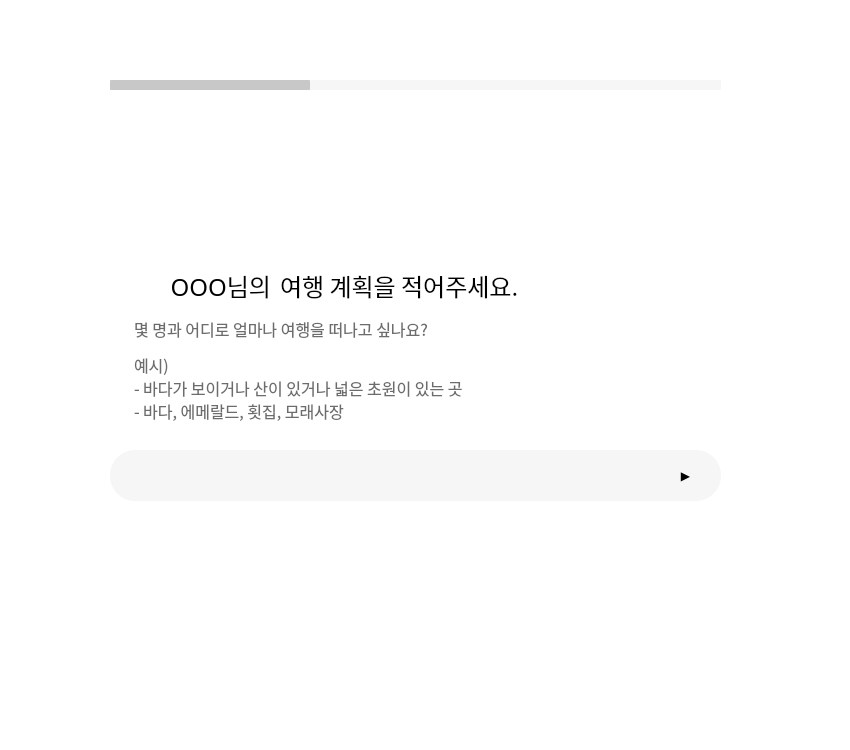
<?xml version="1.0" encoding="UTF-8"?>
<ui version="4.0">
 <class>MainWindow</class>
 <widget class="QMainWindow" name="MainWindow">
  <property name="geometry">
   <rect>
    <x>0</x>
    <y>0</y>
    <width>850</width>
    <height>750</height>
   </rect>
  </property>
  <property name="windowTitle">
   <string>MainWindow</string>
  </property>
  <property name="styleSheet">
   <string notr="true">background-color: #fff;</string>
  </property>
  <widget class="QWidget" name="centralwidget">
   <widget class="QLabel" name="label_3">
    <property name="geometry">
     <rect>
      <x>110</x>
      <y>310</y>
      <width>611</width>
      <height>120</height>
     </rect>
    </property>
    <property name="maximumSize">
     <size>
      <width>999</width>
      <height>120</height>
     </size>
    </property>
    <property name="font">
     <font>
      <family>Noto Sans KR Medium</family>
      <pointsize>12</pointsize>
      <weight>50</weight>
      <bold>false</bold>
     </font>
    </property>
    <property name="styleSheet">
     <string notr="true">color: #6C6C6C;
background: rgb(255,255,255,0.15);
margin-left:20px;</string>
    </property>
    <property name="text">
     <string>&lt;html&gt;&lt;head/&gt;&lt;body&gt;&lt;p&gt;몇 명과 어디로 얼마나 여행을 떠나고 싶나요?&lt;/p&gt;&lt;p&gt;예시)&lt;br/&gt;- 바다가 보이거나 산이 있거나 넓은 초원이 있는 곳&lt;br/&gt;- 바다, 에메랄드, 횟집, 모래사장&lt;/p&gt;&lt;/body&gt;&lt;/html&gt;</string>
    </property>
    <property name="alignment">
     <set>Qt::AlignLeading|Qt::AlignLeft|Qt::AlignVCenter</set>
    </property>
   </widget>
   <widget class="QLineEdit" name="lineEdit_3">
    <property name="geometry">
     <rect>
      <x>110</x>
      <y>80</y>
      <width>131</width>
      <height>10</height>
     </rect>
    </property>
    <property name="maximumSize">
     <size>
      <width>16777215</width>
      <height>60</height>
     </size>
    </property>
    <property name="styleSheet">
     <string notr="true">background-color: #C8C8C8;
border-radius:1px;
padding:5px</string>
    </property>
    <property name="alignment">
     <set>Qt::AlignLeading|Qt::AlignLeft|Qt::AlignVCenter</set>
    </property>
   </widget>
   <widget class="QLineEdit" name="lineEdit_2">
    <property name="geometry">
     <rect>
      <x>110</x>
      <y>80</y>
      <width>611</width>
      <height>10</height>
     </rect>
    </property>
    <property name="maximumSize">
     <size>
      <width>16777215</width>
      <height>60</height>
     </size>
    </property>
    <property name="styleSheet">
     <string notr="true">background-color: #F6F6F6;
border-radius:1px;
padding:5px</string>
    </property>
    <property name="alignment">
     <set>Qt::AlignLeading|Qt::AlignLeft|Qt::AlignVCenter</set>
    </property>
   </widget>
   <widget class="QLabel" name="label_2">
    <property name="geometry">
     <rect>
      <x>280</x>
      <y>260</y>
      <width>441</width>
      <height>51</height>
     </rect>
    </property>
    <property name="maximumSize">
     <size>
      <width>999</width>
      <height>100</height>
     </size>
    </property>
    <property name="font">
     <font>
      <family>G마켓 산스 TTF Medium</family>
      <pointsize>18</pointsize>
      <weight>50</weight>
      <bold>false</bold>
     </font>
    </property>
    <property name="styleSheet">
     <string notr="true">
background: rgb(0,0,0,0);</string>
    </property>
    <property name="text">
     <string>여행 계획을 적어주세요.</string>
    </property>
    <property name="alignment">
     <set>Qt::AlignLeading|Qt::AlignLeft|Qt::AlignVCenter</set>
    </property>
   </widget>
   <widget class="QLineEdit" name="lineEdit_4">
    <property name="geometry">
     <rect>
      <x>110</x>
      <y>80</y>
      <width>200</width>
      <height>10</height>
     </rect>
    </property>
    <property name="minimumSize">
     <size>
      <width>20</width>
      <height>0</height>
     </size>
    </property>
    <property name="maximumSize">
     <size>
      <width>200</width>
      <height>60</height>
     </size>
    </property>
    <property name="styleSheet">
     <string notr="true">background-color: #C8C8C8;
border-radius:1px;
padding:5px</string>
    </property>
    <property name="alignment">
     <set>Qt::AlignLeading|Qt::AlignLeft|Qt::AlignVCenter</set>
    </property>
   </widget>
   <widget class="QPushButton" name="nextbtn">
    <property name="geometry">
     <rect>
      <x>670</x>
      <y>460</y>
      <width>31</width>
      <height>31</height>
     </rect>
    </property>
    <property name="styleSheet">
     <string notr="true">background-color:rgb(0,0,0,0); border-radius:15px</string>
    </property>
    <property name="text">
     <string>▶</string>
    </property>
   </widget>
   <widget class="QPushButton" name="pushButton">
    <property name="geometry">
     <rect>
      <x>110</x>
      <y>450</y>
      <width>611</width>
      <height>51</height>
     </rect>
    </property>
    <property name="styleSheet">
     <string notr="true">background-color: #F6F6F6;
border-radius:25px;
padding:5px</string>
    </property>
    <property name="text">
     <string/>
    </property>
    <property name="checkable">
     <bool>true</bool>
    </property>
   </widget>
   <widget class="QLineEdit" name="textlong">
    <property name="geometry">
     <rect>
      <x>140</x>
      <y>450</y>
      <width>511</width>
      <height>51</height>
     </rect>
    </property>
    <property name="maximumSize">
     <size>
      <width>16777215</width>
      <height>60</height>
     </size>
    </property>
    <property name="styleSheet">
     <string notr="true">background-color: rgb(0,0,0,0);</string>
    </property>
    <property name="maxLength">
     <number>100</number>
    </property>
    <property name="frame">
     <bool>false</bool>
    </property>
    <property name="alignment">
     <set>Qt::AlignLeading|Qt::AlignLeft|Qt::AlignVCenter</set>
    </property>
   </widget>
   <widget class="QLabel" name="bgimg">
    <property name="geometry">
     <rect>
      <x>0</x>
      <y>0</y>
      <width>850</width>
      <height>750</height>
     </rect>
    </property>
    <property name="text">
     <string/>
    </property>
   </widget>
   <widget class="QLabel" name="userlabel">
    <property name="geometry">
     <rect>
      <x>110</x>
      <y>260</y>
      <width>161</width>
      <height>51</height>
     </rect>
    </property>
    <property name="maximumSize">
     <size>
      <width>999</width>
      <height>100</height>
     </size>
    </property>
    <property name="font">
     <font>
      <family>G마켓 산스 TTF Medium</family>
      <pointsize>18</pointsize>
      <weight>50</weight>
      <bold>false</bold>
     </font>
    </property>
    <property name="styleSheet">
     <string notr="true">
background: rgb(0,0,0,0);</string>
    </property>
    <property name="text">
     <string>OOO님의</string>
    </property>
    <property name="alignment">
     <set>Qt::AlignRight|Qt::AlignTrailing|Qt::AlignVCenter</set>
    </property>
   </widget>
   <zorder>bgimg</zorder>
   <zorder>pushButton</zorder>
   <zorder>textlong</zorder>
   <zorder>label_3</zorder>
   <zorder>lineEdit_3</zorder>
   <zorder>lineEdit_2</zorder>
   <zorder>label_2</zorder>
   <zorder>lineEdit_4</zorder>
   <zorder>nextbtn</zorder>
   <zorder>userlabel</zorder>
  </widget>
  <widget class="QMenuBar" name="menubar">
   <property name="geometry">
    <rect>
     <x>0</x>
     <y>0</y>
     <width>850</width>
     <height>21</height>
    </rect>
   </property>
  </widget>
  <widget class="QStatusBar" name="statusbar"/>
 </widget>
 <resources/>
 <connections/>
</ui>
